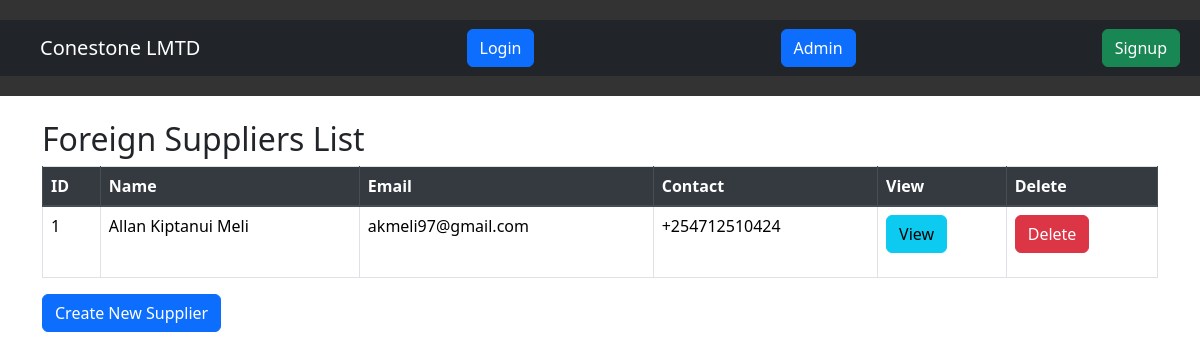
Screenshot of /suppliers/ with the database file from the repository.
### ConerstoneLimmited/models.py (models this page shows, shortened)
class ForeignSupplier(models.Model):
    supplier_id = models.CharField(max_length=20, unique=True)
    contact_details = models.CharField(max_length=50)
    GENDER_CHOICES = [
        ('M', 'Male'),
        ('F', 'Female'),
        ('O', 'Other'),
    ]
    name = models.CharField(max_length=50)
    email = models.EmailField(unique=True)
    age = models.PositiveIntegerField()
    gender = models.CharField(max_length=1, choices=GENDER_CHOICES)
    address = models.TextField()
    street_address = models.CharField(max_length=100)
    city = models.CharField(max_length=50)
    state = models.CharField(max_length=50)
    zip_code = models.CharField(max_length=10)
    contact_number = models.CharField(
        max_length=20,
        validators=[
            RegexValidator(
                r'^\+\d{1,20}$',
                'Enter a valid contact number starting with a + sign.'),
        ])

### ConerstoneLimmited/views.py (the view)
# urls.py: path('suppliers/', views.supplier_list, name='supplier_list'),
def supplier_list(request):
    suppliers = ForeignSupplier.objects.all()
    return render(request, 'supplier_list.html', {'suppliers': suppliers})

### ConerstoneLimmited/templates/supplier_list.html (shortened to what this page needs)
{% extends 'base.html' %}
{% block content %}
<div class="container mt-4">
    <h2>Foreign Suppliers List</h2>
    <table class="table table-bordered">
        <thead class="thead-dark">
            <tr>
                <th>ID</th>
                <th>Name</th>
                <th>Email</th>
                <th>Contact</th>
                <th>View</th>
                <th>Delete</th>
            </tr>
        </thead>
        <tbody>
            {% for supplier in suppliers %}
                <tr>
                    <td>{{ supplier.id }}</td>
                    <td>{{ supplier.name }}</td>
                    <td>{{ supplier.email }}</td>
                    <td>{{ supplier.contact_number }}</td>
                    <td>
                        <a href="{% url 'view_foreign_supplier' supplier.supplier_id %}" class="btn btn-info">View</a>
                    </td>
                    <td>
                        <form method="post" action="{% url 'delete_foreign_supplier' supplier.supplier_id %}" style="display: inline-block;">
                            <button type="submit" class="btn btn-danger" onclick="return confirm('Are you sure you want to delete this supplier?')">Delete</button>
                        </form>
                    </td>
                </tr>
            {% endfor %}
        </tbody>
    </table>
    <a href="{% url 'create_foreign_supplier' %}" class="btn btn-primary ">
        Create New Supplier
    </a>
</div>
{% endblock %}

### ConerstoneLimmited/static/css/style.css (style rules this page uses)
button { padding: 10px 20px; background-color: #007bff; color: #fff; border: none; border-radius: 3px; cursor: pointer; }
a { text-decoration: none; text-decoration-line: none; text-underline-position: none; color: #00eeff; }

### ConerstoneLimmited/static/css/index.css (style rules this page uses)
body { font-family: 'Arial', sans-serif; margin: 0; padding: 0; box-sizing: border-box; width: 100%; }
a { text-decoration:none }

### rows the page displays
ForeignSupplier: id "1", name "Allan Kiptanui Meli", email "akmeli97@gmail.com", contact_number "+254712510424"
